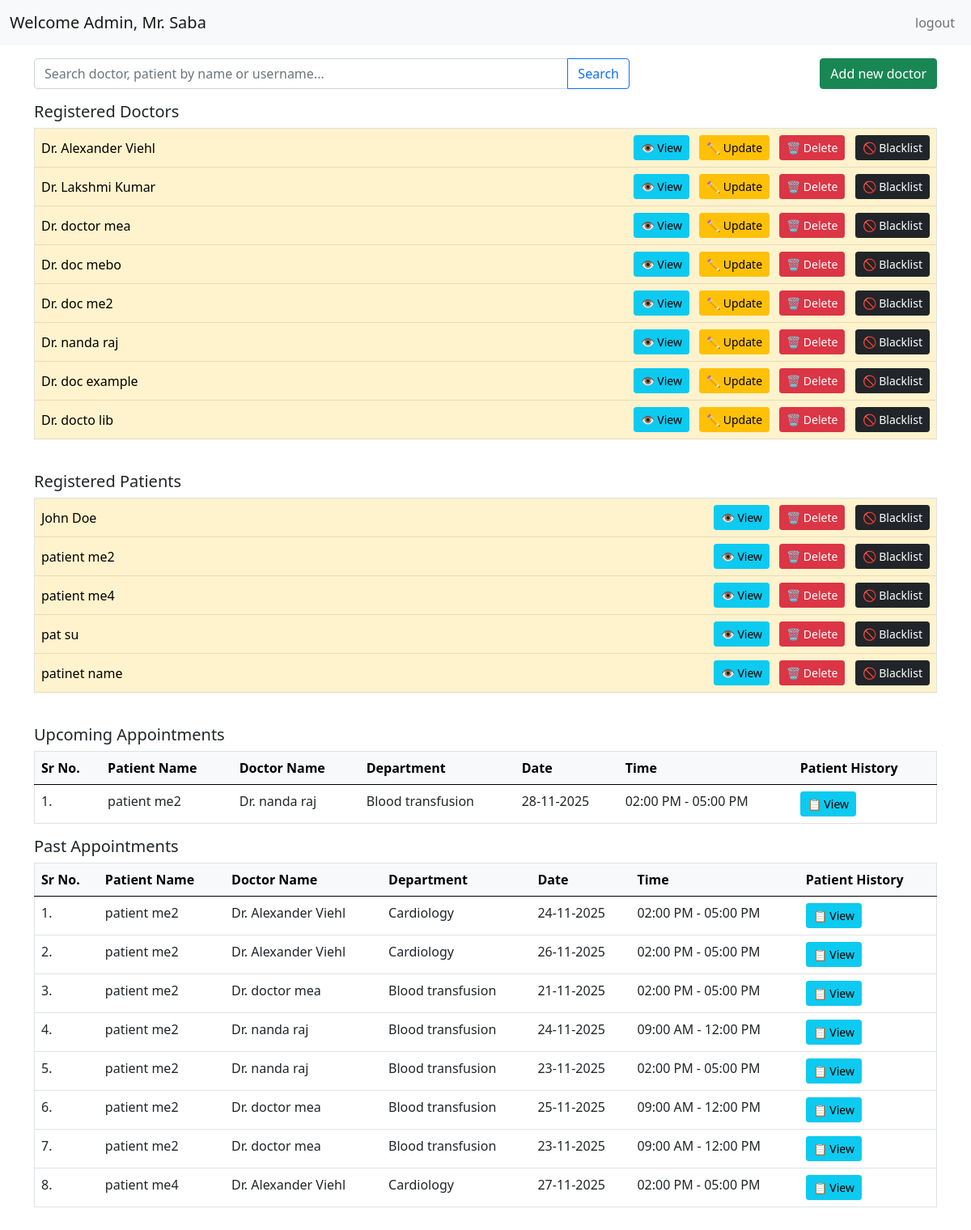
The page /admin_dashboard (signed in) on the database as committed earlier.
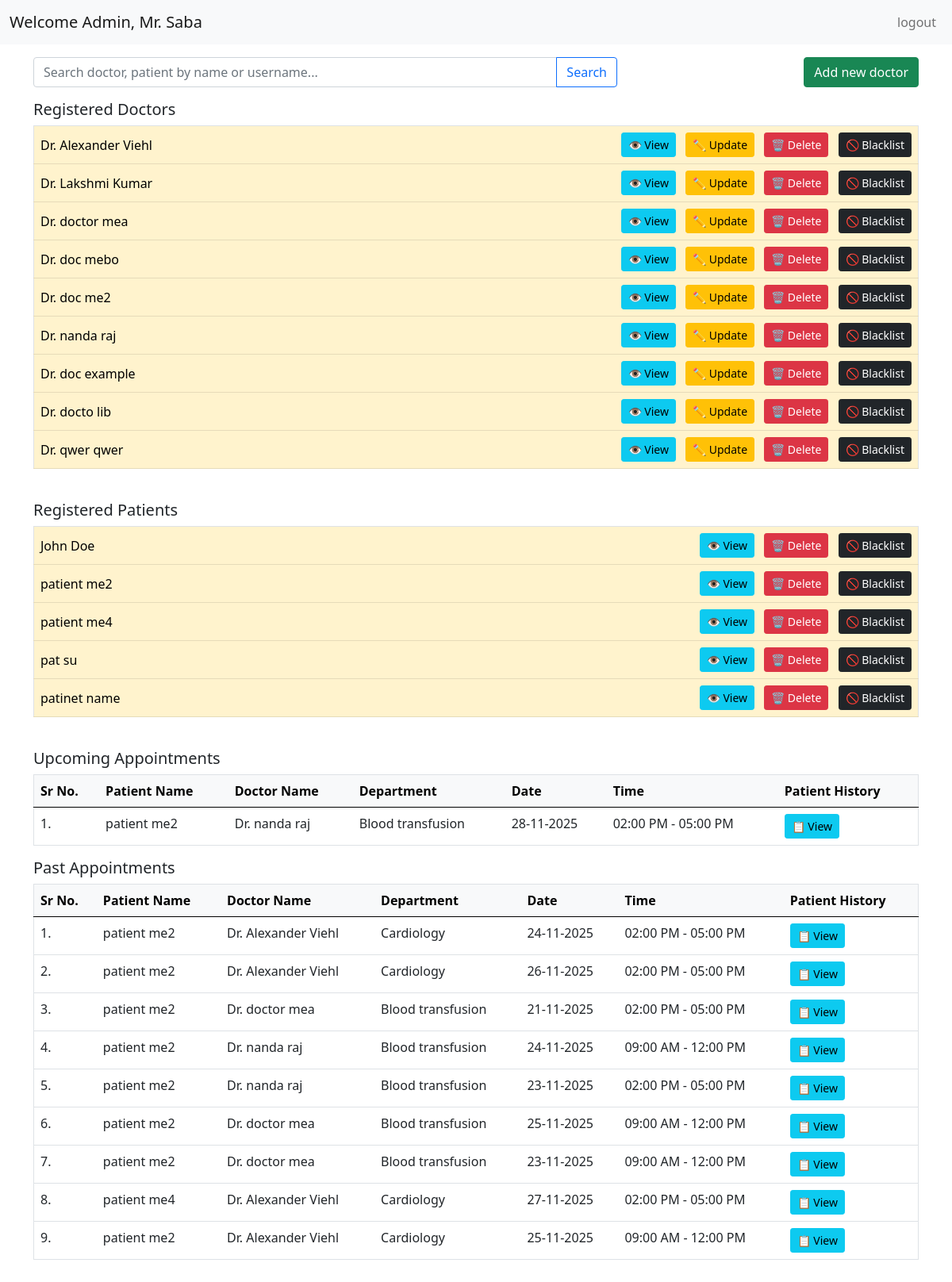
The same page on the database as committed later.
### application/models.py (models this page shows, shortened)
class Doctor(db.Model):
    __tablename__ = 'doctors'
    id = db.Column(db.Integer, primary_key=True, autoincrement=True)
    username = db.Column(db.String(80), unique=True, nullable=False, index=True)
    email = db.Column(db.String(120), unique=True, nullable=False, index=True)
    password = db.Column(db.String(255), nullable=False)
    first_name = db.Column(db.String(50), nullable=False)
    last_name = db.Column(db.String(50), nullable=False)
    department_id = db.Column(db.Integer, db.ForeignKey('department.id', ondelete='RESTRICT'), nullable=False)
    specialization = db.Column(db.String(100), nullable=False, index=True)
    experience_years = db.Column(db.Integer, db.CheckConstraint('experience_years >= 0'))
    gender = db.Column(db.String(10), db.CheckConstraint("gender IN ('male', 'female')"))
    blacklisted = db.Column(db.Boolean, default=False)
    department = db.relationship('Department', backref=db.backref('doctors', lazy='dynamic'))
    @property
    def name(self):
        return f"{self.first_name} {self.last_name}"

class Patient(db.Model):
    __tablename__ = 'patients'
    id = db.Column(db.Integer, primary_key=True, autoincrement=True)
    username = db.Column(db.String(80), unique=True, nullable=False, index=True)
    email = db.Column(db.String(120), unique=True, nullable=False, index=True)
    password = db.Column(db.String(255), nullable=False)
    first_name = db.Column(db.String(50), nullable=False)
    last_name = db.Column(db.String(50), nullable=False)
    phone = db.Column(db.String(15))
    age = db.Column(db.Integer, db.CheckConstraint('age > 0 AND age <= 150'))
    gender = db.Column(db.String(10), db.CheckConstraint("gender IN ('male', 'female')"))
    blacklisted = db.Column(db.Boolean, default=False)
    @property
    def name(self):
        return f"{self.first_name} {self.last_name}"

class Appointment(db.Model):
    __tablename__ = 'appointments'
    id = db.Column(db.Integer, primary_key=True, autoincrement=True)
    patient_id = db.Column(db.Integer, db.ForeignKey('patients.id', ondelete='CASCADE'), nullable=False, index=True)
    doctor_id = db.Column(db.Integer, db.ForeignKey('doctors.id', ondelete='CASCADE'), nullable=False, index=True)
    date = db.Column(db.String(20), nullable=False, index=True)
    time = db.Column(db.String(20), nullable=False)
    status = db.Column(db.String(20), nullable=False, default='Booked')
    patient = db.relationship('Patient', backref=db.backref('appointments', lazy='dynamic', cascade='all, delete-orphan'))
    doctor = db.relationship('Doctor', backref=db.backref('appointments', lazy='dynamic', cascade='all, delete-orphan'))
    __table_args__ = (
        db.UniqueConstraint('doctor_id', 'date', 'time', name='unique_doctor_appointment'),
        db.CheckConstraint("status IN ('Booked', 'Completed', 'Cancelled')", name='valid_status')
    )

class Department(db.Model):
    __tablename__ = 'department'
    id = db.Column(db.Integer, primary_key=True)
    department_name = db.Column(db.String(100), unique=True, nullable=False)
    description = db.Column(db.Text)

### application/admin_functionalities.py (the view)
@hospital_app.route('/admin_dashboard', methods=['GET', 'POST'])
def admin_dashboard_fn():
    if session.get('role') != 'admin':
        flash(message='Please log in as admin to access this page', category='warning')
        return redirect(url_for('hospital_home_and_login'))
    if request.method == 'GET':
      admin = Admin.query.filter_by(username=session['username']).first()
      search_query = request.args.get('search_form', '').strip()
      if search_query:
          search_pattern = f'%{search_query}%'
          list_of_doctors = Doctor.query.filter(or_(Doctor.first_name.ilike(search_pattern),
                                                    Doctor.last_name.ilike(search_pattern))).all()
          if search_query.isdigit():
              list_of_patients = Patient.query.filter_by(id=int(search_query)).all()
          else:
              list_of_patients = Patient.query.filter(or_(
                  Patient.first_name.ilike(search_pattern),
                  Patient.last_name.ilike(search_pattern),
                  Patient.email.ilike(search_pattern),
                  Patient.phone.ilike(search_pattern)
              )).all()
          future_appointments = []
          old_appointments = []
      else:
          list_of_doctors = Doctor.query.all()
          list_of_patients = Patient.query.all()
          from datetime import datetime
          today = datetime.today().date()
          future_appointments = [appt for appt in Appointment.query.all()
                                 if datetime.strptime(appt.date, '%d-%m-%Y').date() >= today]
          old_appointments = [appt for appt in Appointment.query.all()
                                 if datetime.strptime(appt.date, '%d-%m-%Y').date() < today]
      return render_template('dashboard_admin.html', admin_name=admin.last_name,
                            registered_doctors=list_of_doctors,
                            registered_patients=list_of_patients,
                            upcoming_appointments=future_appointments,
                            past_appointments=old_appointments,
                            search_query=search_query)

### templates/dashboard_admin.html (shortened to what the changed rows need)
<!DOCTYPE html>
<html lang="en">
<head>
  <link rel="stylesheet" href="/static/style.css">
  <link href="https://cdn.jsdelivr.net/npm/bootstrap@5.0.2/dist/css/bootstrap.min.css" rel="stylesheet">
</head>
<body>
  <div id="main">
    <div id="canvas">
      <div id="content" class="container py-3">
        <div class="table-responsive mb-4">
          <table class="table border">
            <tbody>
              {% for doctor in registered_doctors %}
              <tr class="table-warning">
                <td class="align-middle">Dr. {{ doctor.name }}</td>
                <td class="text-end">
                  <a href="/view-doctor/{{ doctor.id }}" class="btn btn-info btn-sm me-2 fw-semibold">👁️ View</a>
                  <a href="/update-doctor/{{ doctor.id }}" class="btn btn-warning btn-sm me-2 fw-semibold">✏️ Update</a>
                  <a href="/delete-doctor/{{ doctor.id }}" class="btn btn-danger btn-sm me-2 fw-semibold">🗑️ Delete</a>
                  <a href="/blacklist-doctor/{{ doctor.id }}" class="btn btn-dark btn-sm fw-semibold">🚫 Blacklist</a>
                </td>
              </tr>
              {% endfor %}
            </tbody>
          </table>
        </div>
        <div class="table-responsive mb-4">
          <table class="table border">
            <tbody>
              {% for patient in registered_patients %}
              <tr class="table-warning">
                <td class="align-middle">{{ patient.name }}</td>
                <td class="text-end">
                  <a href="/view-patient/{{ patient.id }}" class="btn btn-info btn-sm me-2 fw-semibold">👁️ View</a>
                  <a href="/delete-patient/{{ patient.id }}" class="btn btn-danger btn-sm me-2 fw-semibold">🗑️ Delete</a>
                  <a href="/blacklist-patient/{{ patient.id }}" class="btn btn-dark btn-sm fw-semibold">🚫 Blacklist</a>
                </td>
              </tr>
              {% endfor %}
            </tbody>
          </table>
        </div>
        {% if upcoming_appointments %}
        <div class="table-responsive">
          <table class="table border">
            <thead class="table-light">
              <tr>
                <th scope="col">Sr No.</th>
                <th scope="col">Patient Name</th>
                <th scope="col">Doctor Name</th>
                <th scope="col">Department</th>
                <th scope="col">Date</th>
                <th scope="col">Time</th>
                <th scope="col">Patient History</th>
              </tr>
            </thead>
            <tbody>
              {% for appointment in upcoming_appointments %}
              <tr>
                <td>{{ loop.index }}.</td>
                <td>{{ appointment.patient.name }}</td>
                <td>Dr. {{ appointment.doctor.name }}</td>
                <td>{{ appointment.doctor.department.department_name }}</td>
                <td>{{ appointment.date }}</td>
                <td>{{ appointment.time }}</td>
                <td class="align-middle">
                  <a href="/view-patient/{{ appointment.patient_id }}" class="btn btn-info btn-sm fw-semibold">📋 View</a>
                </td>
              </tr>
              {% endfor %}
            </tbody>
          </table>
        </div>
        {% endif %}
        {% if past_appointments %}
        <div class="table-responsive">
          <table class="table border">
            <thead class="table-light">
              <tr>
                <th scope="col">Sr No.</th>
                <th scope="col">Patient Name</th>
                <th scope="col">Doctor Name</th>
                <th scope="col">Department</th>
                <th scope="col">Date</th>
                <th scope="col">Time</th>
                <th scope="col">Patient History</th>
              </tr>
            </thead>
            <tbody>
              {% for appointment in past_appointments %}
              <tr>
                <td>{{ loop.index }}.</td>
                <td>{{ appointment.patient.name }}</td>
                <td>Dr. {{ appointment.doctor.name }}</td>
                <td>{{ appointment.doctor.department.department_name }}</td>
                <td>{{ appointment.date }}</td>
                <td>{{ appointment.time }}</td>
                <td class="align-middle">
                  <a href="/view-patient/{{ appointment.patient_id }}" class="btn btn-info btn-sm fw-semibold">📋 View</a>
                </td>
              </tr>
              {% endfor %}
            </tbody>
          </table>
        </div>
        {% endif %}
      </div>
    </div>
  </div>
</body>
</html>

Rows that differ between the two databases and show on the page:
added Doctor: name "qwer qwer"
added Appointment: patient.name "patient me2", doctor.name "Alexander Viehl", doctor.department.department_name "Cardiology", date "25-11-2025", time "09:00 AM - 12:00 PM", shown under "Past Appointments"
